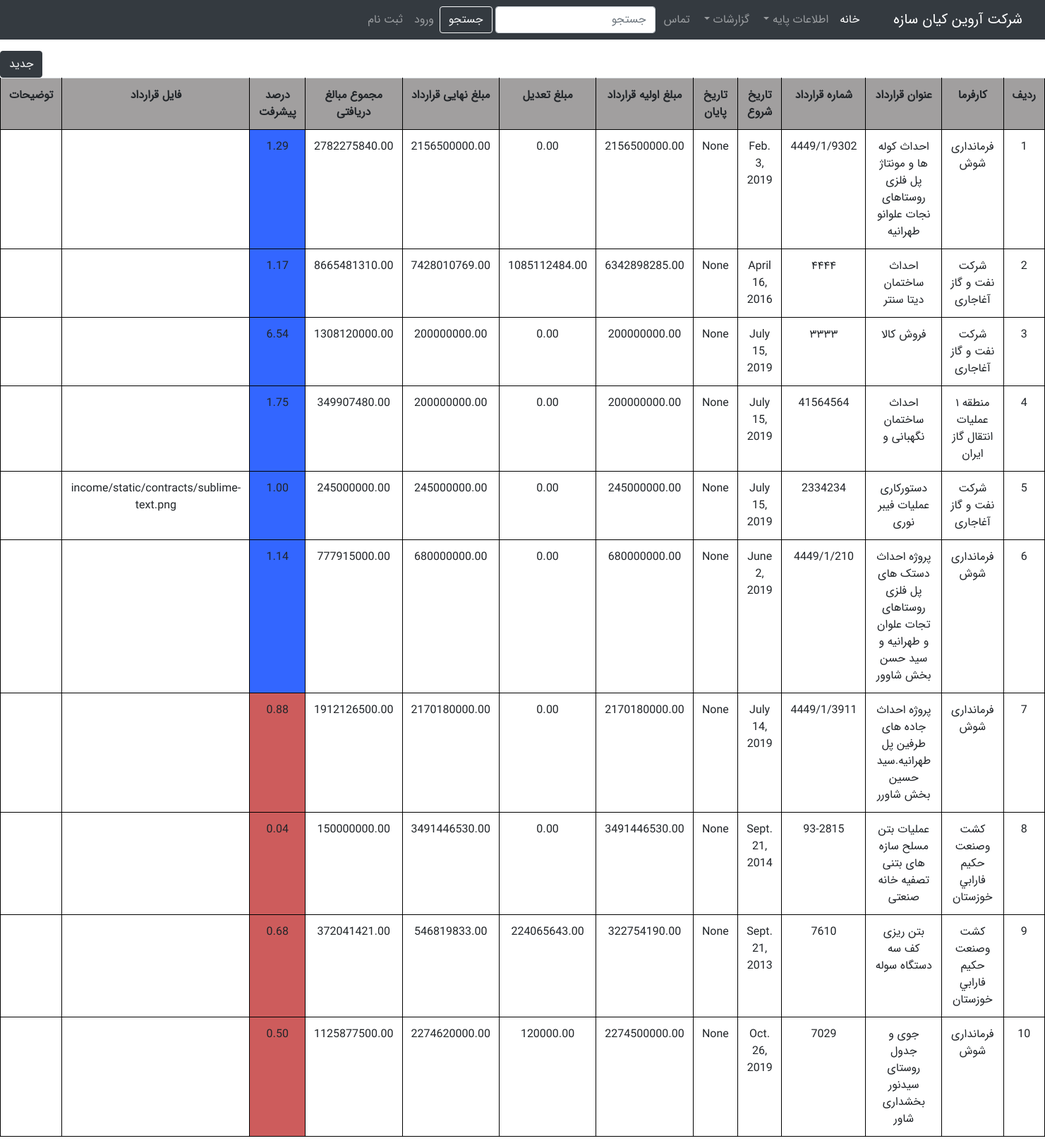
The app's page /baseinfo/contracts/ with its own data.
### baseinfo/models.py (models this page shows, shortened)
class Contract(models.Model):
    employer    =   models.ForeignKey(Employer,verbose_name="کارفرما",on_delete=models.CASCADE)
    title       =   models.CharField('عنوان قرارداد',max_length=100)
    number      =   models.CharField('شماره قرارداد',max_length=50)
    date        =   models.DateField('تاریخ شروع',)
    end_date    =   models.DateField('تاریخ پایان',null=True,blank=True)
    gross_amount=   models.DecimalField('مبلغ اولیه قرارداد',max_digits=20,decimal_places=2,default=0)
    adjustment_amount=   models.DecimalField('مبلغ تعدیل',max_digits=20,decimal_places=2,default=0)
    final_amount=   models.DecimalField('مبلغ نهایی قرارداد',max_digits=20,decimal_places=2,default=0)
    total_payments=   models.DecimalField('مجموع مبالغ دریافتی',max_digits=20,decimal_places=2,default=0)
    progress    =   models.DecimalField('درصد پیشرفت',max_digits=10,decimal_places=2,default=0)
    scan_file   =   models.FileField('فایل قرارداد',blank=True,upload_to='income/static/contracts')
    description =   models.CharField('توضیحات',blank=True,max_length=100)

class Employer(models.Model):
    title           =   models.CharField('نام کارفرما',max_length=50)
    national_code   =   models.CharField('شناسه ملی',max_length=11)
    economic_id     =   models.CharField('شماره اقتصادی',max_length=11)
    phone_number    =   models.CharField("شماره تلفن",max_length=11)
    city_name       =   models.ForeignKey(City,verbose_name="شهر",null=True,on_delete=models.SET_NULL)
    address         =   models.TextField(verbose_name="آدرس")
    description     =   models.CharField('توضیحات',max_length=100,null=True,blank=True)
    def __str__(self):
        return self.title

### baseinfo/views.py (the view)
# urls.py: path("contracts/", get_contracts_list_view, name = "contract-list"),
def get_contracts_list_view(request,*args,**kwargs):
   contracts=Contract.objects.all()
   for contract in contracts:
       contract_amount=contract.gross_amount + contract.adjustment_amount
       incomes=Income.objects.filter(contract=contract)
       total_income=incomes.aggregate(Sum('gross_amount'))
       contract.total_payments=total_income['gross_amount__sum']
       contract.final_amount=contract_amount
       if contract.total_payments is not None:
        contract.progress='{0:.3g}'.format(total_income['gross_amount__sum']/contract_amount)
       else:
        contract.total_payments=0
        contract.progress=0
       contract.save()
   view=ViewGenerator(table=Contract,
                     opration_buttons={},select_checkbox=False,add_url='baseinfo:contract-create')
   return render(request,"baseinfo/contracts_list.html",view.get_context_template())

### income/templatetags/getattribute.py (called while the page is built)
def getattribute(value, arg):
    if hasattr(value, str(arg)):
        attr =getattr(value, arg)
        if type(attr)==bool:
            if attr==True:
                return 'بله'
            elif attr==False:
                return 'خیر'
        return attr
    elif hasattr(value, 'has_key') and value.has_key(arg):
        return value[arg]
    elif numeric_test.match(str(arg)) and len(value) > int(arg):
        return value[int(arg)]
    else:
        return settings.TEMPLATE_STRING_IF_INVALID

### views_generator.py (called while the page is built)
    def get_filed_names(self):
        filed_names=list()
        for f in self.table._meta.get_fields():
            if hasattr(f,'verbose_name') and f.name!='id':
                filed_names.append(f.name)
        return filed_names

    def get_field_labels(self):
        field_labels=list()
        field_labels.append('ردیف')
        for f in self.table._meta.get_fields():
            if hasattr(f,'verbose_name') and f.name!='id':
                field_labels.append(f.verbose_name)
        return field_labels

    def get_context_template(self,id=''):
        if self.entites is None:
            if id!="":
                objects=self.table.objects.all().filter(id=id).order_by(*(self.ordering))
            else:
                objects=self.table.objects.all().filter().order_by(*(self.ordering))
        else:
            objects=self.entites
        context={
        'objects':objects,
        'titles': self.get_field_labels(),
        'field_names':self.get_filed_names(),
        'add_url_name':self.add_url,
        'opration_buttons':self.opration_buttons,
        'select_checkbox':self.select_checkbox,
        }
        return context

### templates/baseinfo/contracts_list.html (shortened to what this page needs)
{% extends "share/base.html" %}
{% load getattribute %}
{% load l10n %}
{% load jformat %}
{% block content %}
    <a href="{% url add_url_name %}" class="btn rounded btn-dark bg-dark my-5 my-sm-0" target="blank">جدید</a>
    <div id='data-list'>
        <table class="table">
            <tr>
                {% for title in titles %}
                <th>
                    {{title}}
                </th>
                {% endfor %}
            </tr>
            {% if objects %}
            {% for object in objects %}
            <tr>
                <td>{{forloop.counter}}</td>
                {% for field in field_names %}
                    {% if field == "year" %}
                        {% localize off %}
                            <td>{{ object|getattribute:field }}</td>
                        {% endlocalize %}
                        {% elif field == "date" %}
                        {% localize off %}
                            <td>{{ object|getattribute:field|jformat:"%Y/%m/%d" }}</td>
                        {% endlocalize %}
                        {% elif field == "progress" %}
                                {% if object.progress >= 1  %}
                                    <td style="background-color: #36f" >{{ object|getattribute:field }}</td>
                                {% else %}
                                     <td style="background-color: indianred">{{object.progress}}</td>
                                {% endif %}
                    {% else %}
                        <td>{{ object|getattribute:field }}</td>
                    {% endif %}
                {% endfor %}
            </tr>
            {% endfor %}
            {% endif %}
        </table>
    </div>
{% endblock %}

### static_files/css/base.css (style rules this page uses)
* { direction: rtl; font-family: IRANSans; }
body { font-family: IRANSans; margin: 0; }
th { text-align: center; background-color: rgb(161, 159, 159); border: 1px solid black; }
td { text-align: center; border: 1px solid black; font-family: IRANSans; }
table { border-spacing: 0; }

### records on screen
Contract: field_names "فرمانداری شوش" "احداث کوله ها و مونتاژ پل فلزی روستاهای نجات علوانو طهرانیه" "4449/1/9302" "None" "2156500000.00" "0.00" "2156500000.00" "2782275840.00", field_names "Feb. 3, 2019", field_names "1.29"
Contract: field_names "شرکت نفت و گاز آغاجاری" "احداث ساختمان دیتا سنتر" "۴۴۴۴" "None" "6342898285.00" "1085112484.00" "7428010769.00" "8665481310.00", field_names "April 16, 2016", field_names "1.17"
Contract: field_names "شرکت نفت و گاز آغاجاری" "فروش کالا" "۳۳۳۳" "None" "200000000.00" "0.00" "200000000.00" "1308120000.00", field_names "July 15, 2019", field_names "6.54"
Contract: field_names "منطقه ۱ عملیات انتقال گاز ایران" "احداث ساختمان نگهبانی و" "41564564" "None" "200000000.00" "0.00" "200000000.00" "349907480.00", field_names "July 15, 2019", field_names "1.75"
Contract: field_names "شرکت نفت و گاز آغاجاری" "دستورکاری عملیات فیبر نوری" "2334234" "None" "245000000.00" "0.00" "245000000.00" "245000000.00" "income/static/contracts/sublime-text.png", field_names "July 15, 2019", field_names "1.00"
Contract: field_names "فرمانداری شوش" "پروژه احداث دستک های پل فلزی روستاهای تجات علوان و طهرانیه و سید حسن بخش شاوور" "4449/1/210" "None" "680000000.00" "0.00" "680000000.00" "777915000.00", field_names "June 2, 2019", field_names "1.14"
Contract: field_names "فرمانداری شوش" "پروژه احداث جاده های طرفین پل طهرانیه.سید حسین بخش شاورر" "4449/1/3911" "None" "2170180000.00" "0.00" "2170180000.00" "1912126500.00", field_names "July 14, 2019", progress "0.88"
Contract: field_names "كشت وصنعت حكيم فارابي خوزستان" "عملیات بتن مسلح سازه های بتنی تصفیه خانه صنعتی" "93-2815" "None" "3491446530.00" "0.00" "3491446530.00" "150000000.00", field_names "Sept. 21, 2014", progress "0.04"
Contract: field_names "كشت وصنعت حكيم فارابي خوزستان" "بتن ریزی کف سه دستگاه سوله" "7610" "None" "322754190.00" "224065643.00" "546819833.00" "372041421.00", field_names "Sept. 21, 2013", progress "0.68"
Contract: field_names "فرمانداری شوش" "جوی و جدول روستای سیدنور بخشداری شاور" "7029" "None" "2274500000.00" "120000.00" "2274620000.00" "1125877500.00", field_names "Oct. 26, 2019", progress "0.50"

### other values on screen
{{ title }} "ردیف" "کارفرما" "عنوان قرارداد" "شماره قرارداد" "تاریخ شروع" "تاریخ پایان" "مبلغ اولیه قرارداد" "مبلغ تعدیل" "مبلغ نهایی قرارداد" "مجموع مبالغ دریافتی" "درصد پیشرفت" "فایل قرارداد" "توضیحات"
